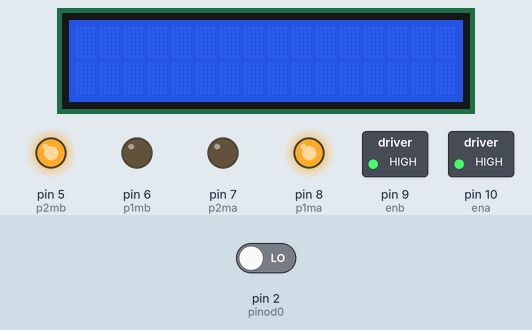
Recording of a sketch running on a simulated Arduino Uno, built with avr-gcc and run on an emulated ATmega328P. On the bench: 16×2 character LCD, switched loads named in the sketch (green lamp = pin HIGH), output pins drawn as LEDs (lit = HIGH). The inputs (shaded band) are chosen by the test bench; at power-on: pin 2 (pinod0) LOW. What the sketch prints to the serial monitor is not drawn.

Above: at 0.1 s.
Timing chart, 0 to 1.6 s (numbered marks = the images above):
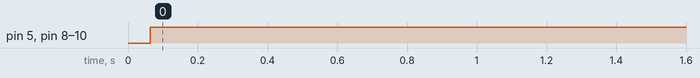

The sketch:

aula-L298-motores.ino
```cpp
#include <LiquidCrystal_I2C.h>
#include <Wire.h>

LiquidCrystal_I2C lcd(0x27, 2, 1, 0, 4, 5, 6, 7, 3, POSITIVE);

int pinod0 = 2;
int rpm;
volatile byte pulsos;
//unsigned long timeold;

unsigned int ppv = 6; //pulsos por volta

const int ena = 10;
const int p1ma = 8;
const int p2ma = 7;

const int enb = 9;
const int p1mb = 6;
const int p2mb = 5;

void contador ()
{
  pulsos--;

}

void setup() {
  Serial.begin(9600);
  pinMode(pinod0, INPUT);
  attachInterrupt(digitalPinToInterrupt(pinod0), contador, CHANGE);
  pulsos = 0;
  rpm = 0;
  //timeold = 0;
  lcd.begin(16, 2);
  pinMode(ena, OUTPUT);
  pinMode(p1ma, OUTPUT);
  pinMode(p2ma, OUTPUT);

  pinMode(enb, OUTPUT);
  pinMode(p1mb, OUTPUT);
  pinMode(p2mb, OUTPUT);

}

void loop() {


  do {
    digitalWrite(ena, LOW);
    digitalWrite(enb, LOW);

    RotacionaMotor(1, 1);
    RotacionaMotor(2, 2);

    digitalWrite(enb, HIGH);
    digitalWrite(ena, HIGH);
    delay(150);
    Serial.println(pulsos, DEC);
  } while (pulsos > 0);
  //delay(2000);
/*
  digitalWrite(ena, LOW);
  digitalWrite(enb, LOW);

  RotacionaMotor(1, 2);
  RotacionaMotor(2, 1);

  digitalWrite(enb, HIGH);
  digitalWrite(ena, HIGH);
  delay(2000);

  lcd.setBacklight(HIGH);
  lcd.setCursor(0,0);
  lcd.print("teste1");
  lcd.setCursor(0,1);
  lcd.print("teste2");
  delay(1000);

    rpm = pulsos/(millis() * 1000);
    pulsos = 0;

    Serial.print("pulsos = ");
    Serial.println(pulsos, DEC);
    Serial.print("Hz = ");
    Serial.println(rpm, DEC);
*/
    //attachInterrupt(0, contador, FALLING);

}

void RotacionaMotor (int motor, int sentido) {
  if(motor == 1) {
    if(sentido == 1) {
      digitalWrite(p1ma, 1);
      digitalWrite(p2ma, 0);
    } else {
      if(sentido == 2) {
        digitalWrite(p1ma, 0);
        digitalWrite(p2ma, 1);
      } else
          return;
    }
  } else {
    if(motor == 2) {
      if(sentido == 1) {
        digitalWrite(p1mb, 1);
        digitalWrite(p2mb, 0);
    } else {
      if(sentido == 2) {
        digitalWrite(p1mb, 0);
        digitalWrite(p2mb, 1);
      } else
          return;
    }
    } else
        return;
  }
}
```

Measured:
- by itself, pin 5 (p2mb), pin 8 (p1ma), pin 9 (enb), pin 10 (ena): LOW → HIGH at 0.06 s
